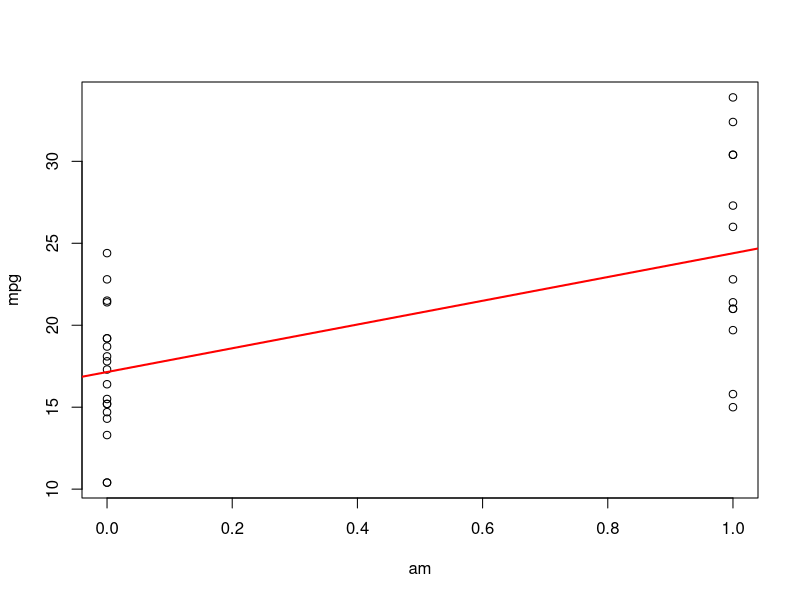
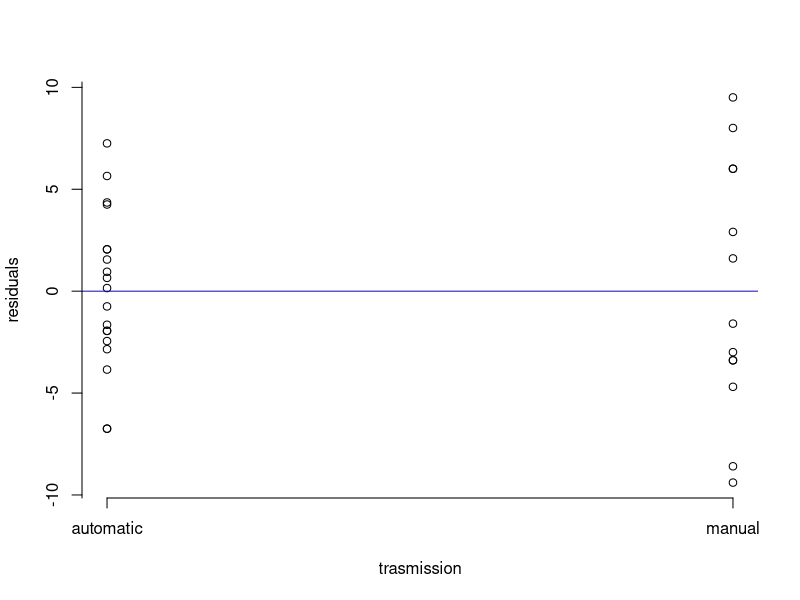

Reproduce these figures in R, in order.
## ---- chunk 1
data(mtcars)
fit <- lm(mpg ~ am ,mtcars)
summary(fit)
## ---- chunk 2
fit.adj <- lm(mpg ~ am + wt ,data=mtcars)
summary(fit.adj)
## ---- chunk 3
with(mtcars, plot(am, mpg))
abline(coef=coef(fit),lwd=2,col="red")
## ---- chunk 4
plot(mtcars$am,resid(fit),xlab="trasmission",ylab="residuals",axes=F)
axis(2,at=seq(-15,15,5))
axis(1,at=c(0,1),labels=c("automatic","manual"))
abline(h=0,col="blue")
